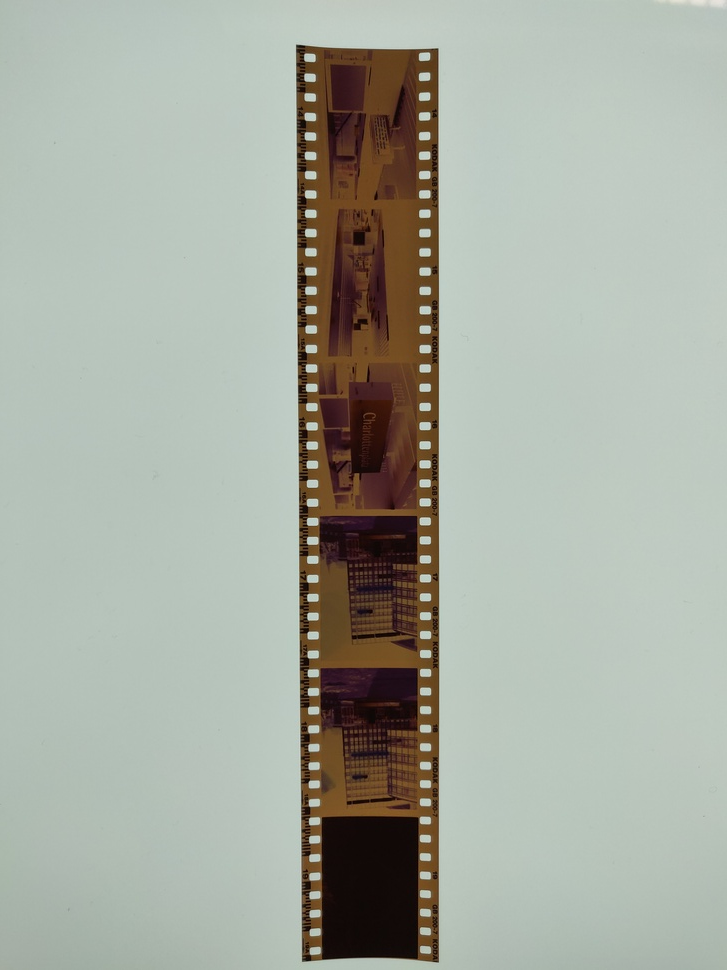
#> input picture Images/35mmColor.jpg, 727 x 970 px, shrunk from 3456 x 4608 before the run
$ python -i image_processing.py   (imports and definitions only)
#> lines starting #> are read from the running program, lines starting #| are printed output that depends on the picture; after the words box and inside, x2 and y2 are one past the last pixel; in counts of white or black regions, pixels touching at a corner belong together
#> further down, picture is the input picture: shape (970, 727, 3); mean B, G, R 161.6, 172.3, 166.9
import cv2
import numpy as np

def processImage(image):
    # Get a grayscaleimage
    gray_image = cv2.cvtColor(image, cv2.COLOR_BGR2GRAY)
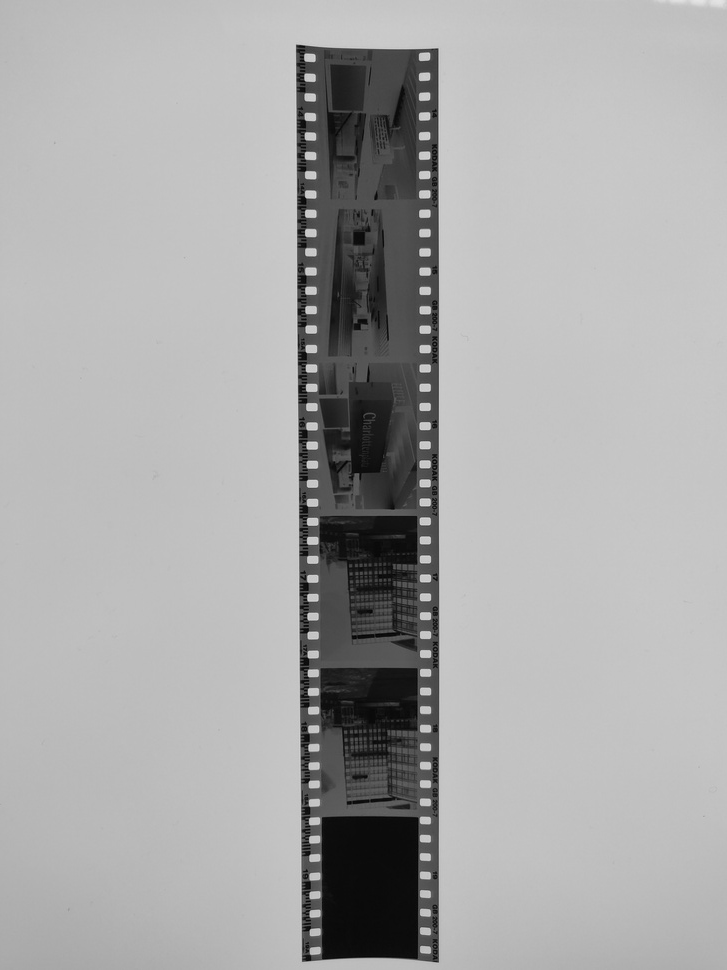
#> gray_image: shape (970, 727); min 4, max 229, mean 169.4

    # Detect Edges based on Cannyfilter
    edges = cv2.Canny(gray_image, 30, 150)
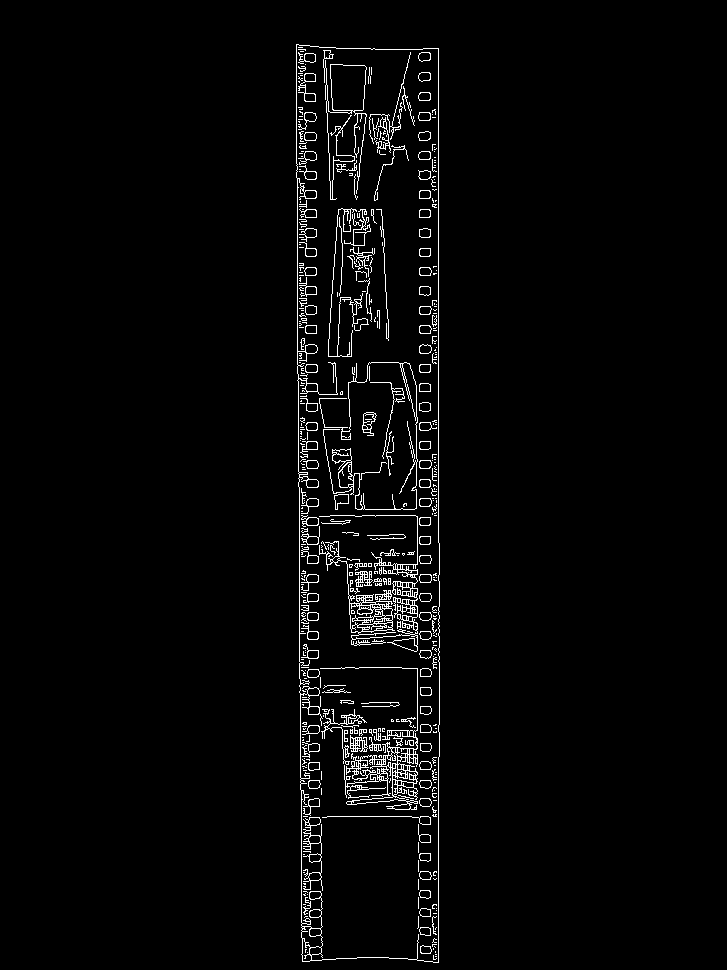
#> edges: shape (970, 727); 2.7% white in thin lines or dots, all inside (x1, y1, x2, y2) = (296, 44, 440, 963)

    # Invert the SW image
    inverted_image = cv2.bitwise_not(image)
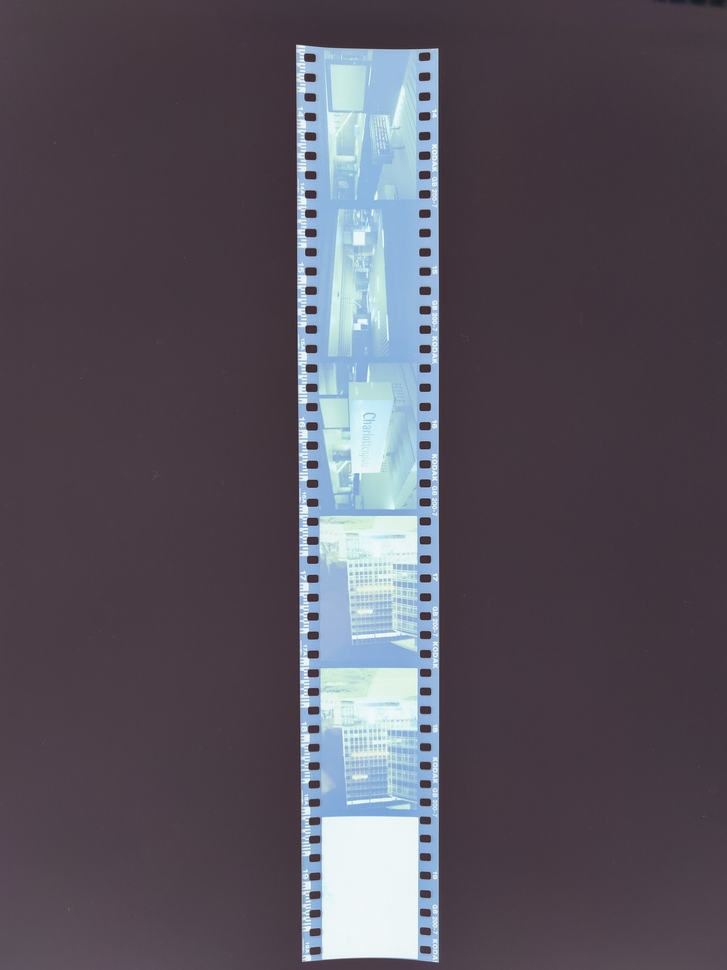
#> inverted_image: shape (970, 727, 3); mean B, G, R 93.4, 82.7, 88.1

    cv2.imshow('inverted_image: Press ESC to close the Window', inverted_image)

    # Insert Text to Images
    font = cv2.FONT_HERSHEY_SIMPLEX
    font_size = 4
    font_thickness = 2
    text_y = 100

    # Insert description into middle
    text_original_size = cv2.getTextSize('Original', font, font_size, font_thickness)
    text_edges_size = cv2.getTextSize('Eges', font, font_size, font_thickness)

    text_original_x = int((image.shape[1] - text_original_size[0][0]) / 2)
#> text_original_x = 130
    text_edges_x = int((edges.shape[1] - text_edges_size[0][0]) / 2)
#> text_edges_x = 216

    cv2.putText(image, 'Original', (text_original_x, text_y), font, font_size, (255, 255, 255), font_thickness,
                cv2.LINE_AA)
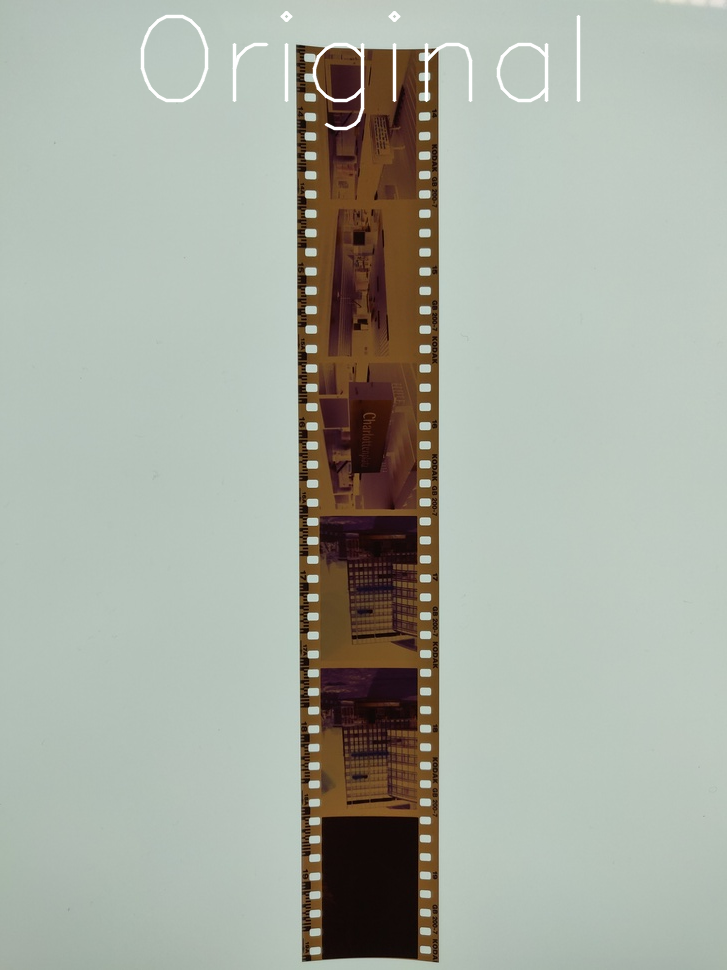
#> image: shape (970, 727, 3); 0.79% of pixels changed, all inside (x1, y1, x2, y2) = (140, 11, 581, 131)
    cv2.putText(edges, 'Eges', (text_edges_x, text_y), font, font_size, (255, 255, 255), font_thickness,
                cv2.LINE_AA)
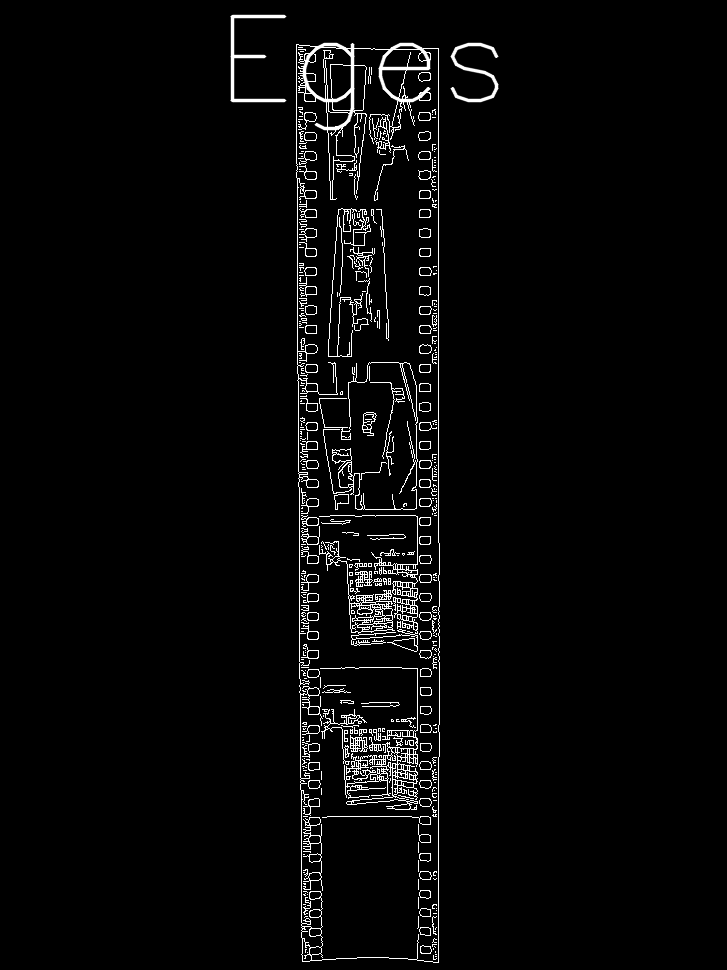
#> edges: shape (970, 727); 0.55% of pixels changed, all inside (x1, y1, x2, y2) = (230, 14, 499, 131)

    # Display both images in one window
    result = np.hstack((image, cv2.cvtColor(edges, cv2.COLOR_GRAY2BGR)))
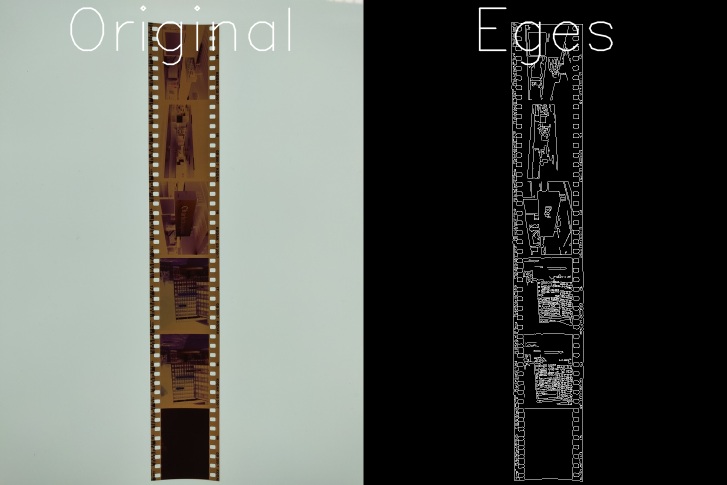
#> result: shape (970, 1454, 3) (shown at 1/2 size); mean B, G, R 85, 90.3, 87.6

    # Display the result in a single window
    cv2.imshow('Image and Edges: Press ESC to close the Window', result)

>>> import cv2
>>> picture = cv2.imread('Images/35mmColor.jpg')
>>> result = processImage(picture)

$ run again, on Images/35mmSW.jpg
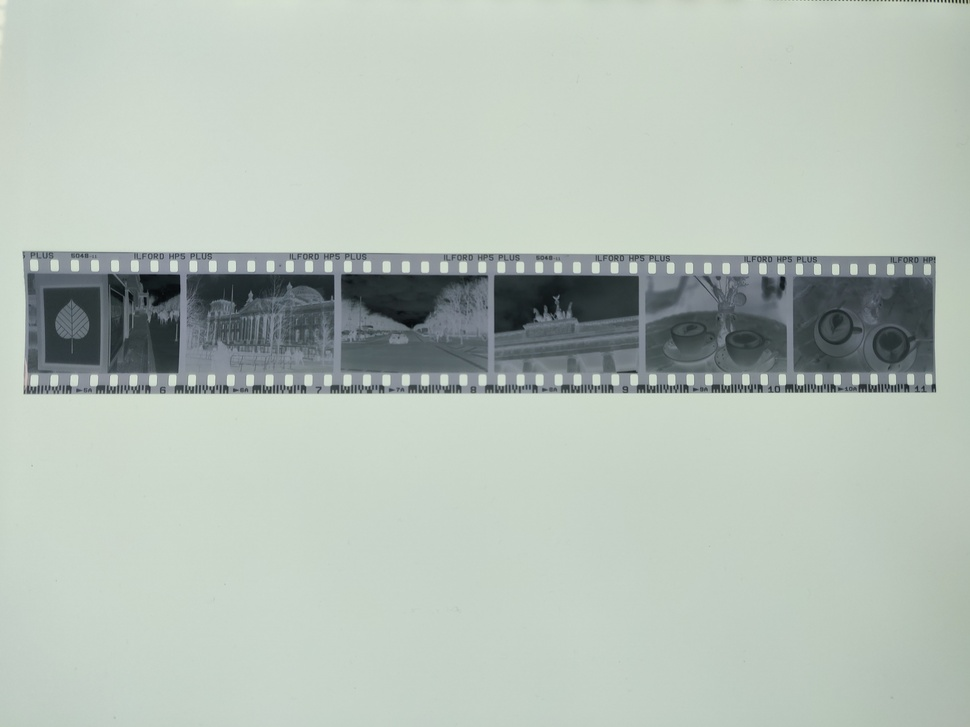
#> input picture Images/35mmSW.jpg, 970 x 727 px, shrunk from 4608 x 3456 before the run
#> picture is the input picture: shape (727, 970, 3); mean B, G, R 183, 191.4, 180.4
#> in processImage, `edges = cv2.Canny(gray_image, 30, 150)`:
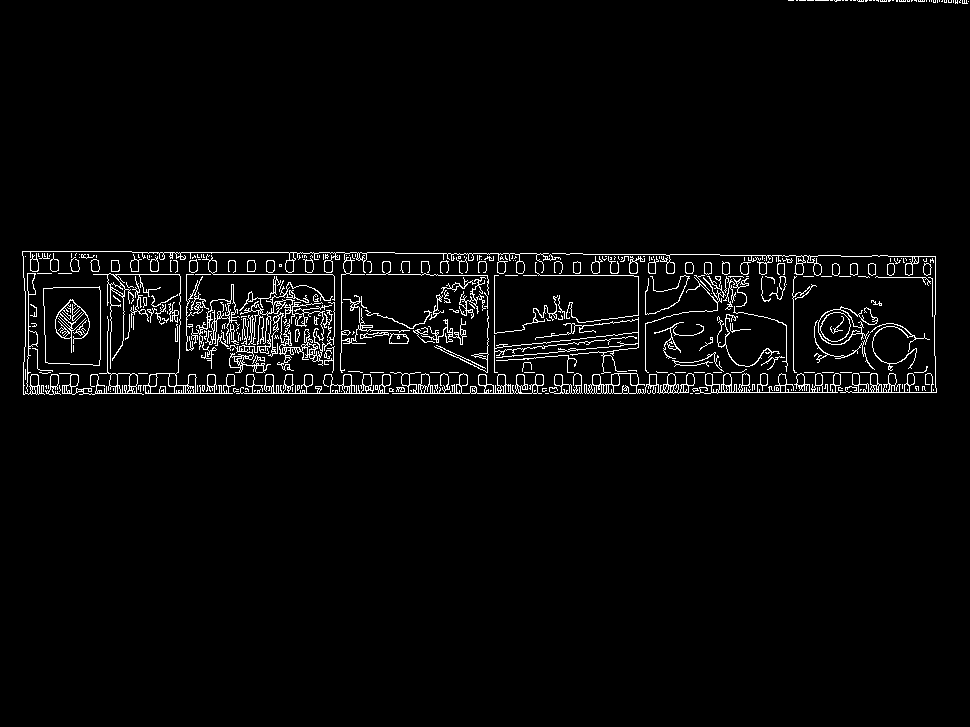
#> edges: shape (727, 970); 3% white in thin lines or dots, all inside (x1, y1, x2, y2) = (22, 0, 969, 395)
#> image: shape (727, 970, 3); 0.79% of pixels changed, all inside (x1, y1, x2, y2) = (262, 11, 703, 131)
#> in processImage, `result = np.hstack((image, cv2.cvtColor(edges, cv2.COLOR_GRAY2BGR)))`:
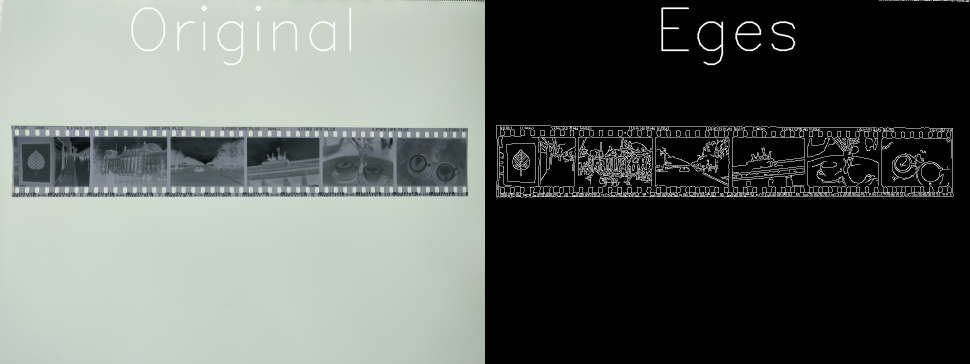
#> result: shape (727, 1940, 3) (shown at 1/2 size); mean B, G, R 96, 100.2, 94.8

$ run again, on Images/6x6SW.jpg
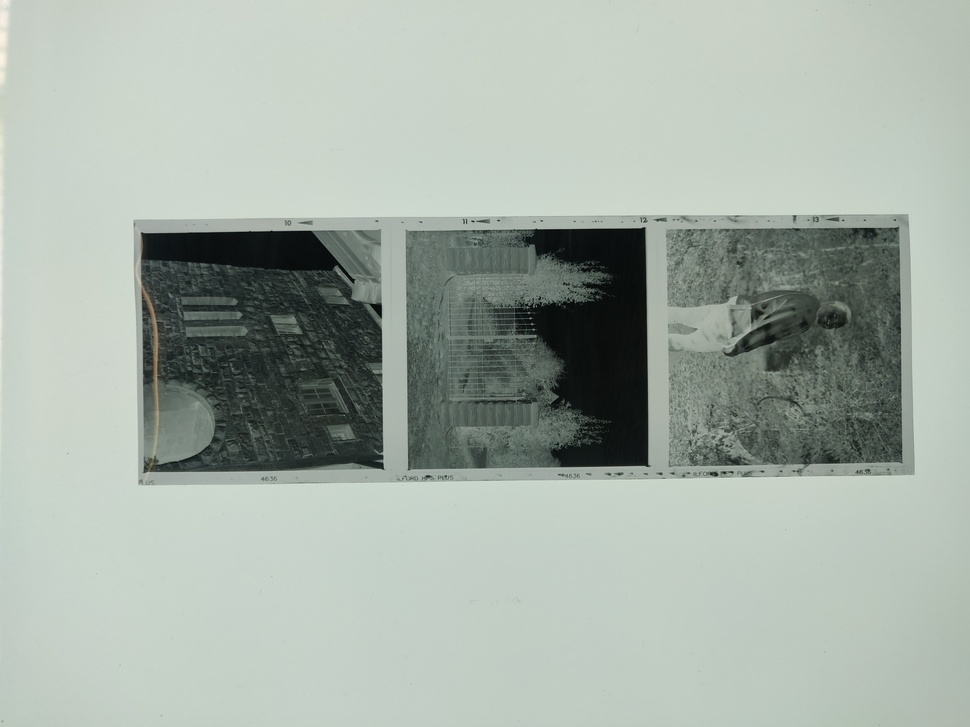
#> input picture Images/6x6SW.jpg, 970 x 727 px, shrunk from 4608 x 3456 before the run
#> picture is the input picture: shape (727, 970, 3); mean B, G, R 166.3, 175.1, 164.7
#> in processImage, `edges = cv2.Canny(gray_image, 30, 150)`:
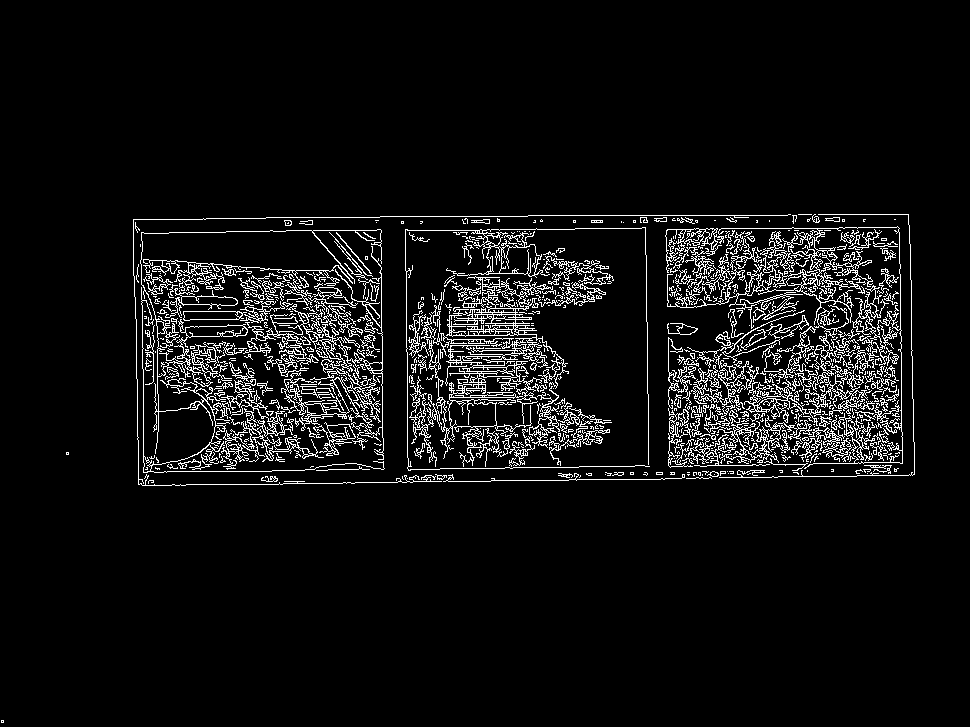
#> edges: shape (727, 970); 6.4% white in thin lines or dots, all inside (x1, y1, x2, y2) = (1, 214, 915, 723)
#> image: shape (727, 970, 3); 0.79% of pixels changed, all inside (x1, y1, x2, y2) = (262, 11, 703, 131)
#> in processImage, `result = np.hstack((image, cv2.cvtColor(edges, cv2.COLOR_GRAY2BGR)))`:
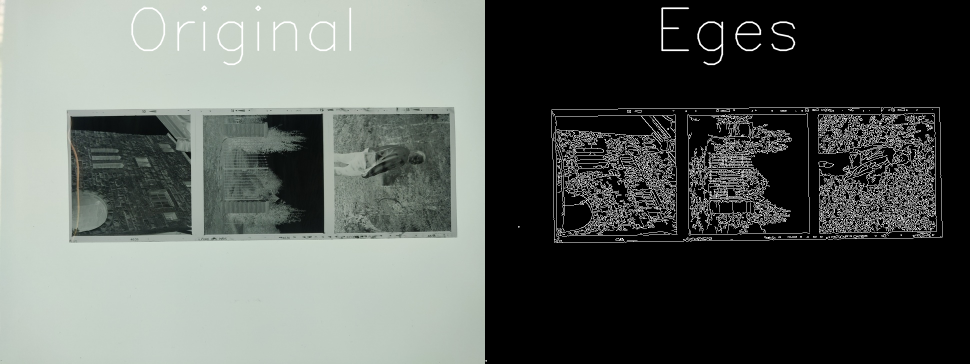
#> result: shape (727, 1940, 3) (shown at 1/2 size); mean B, G, R 92, 96.4, 91.2
